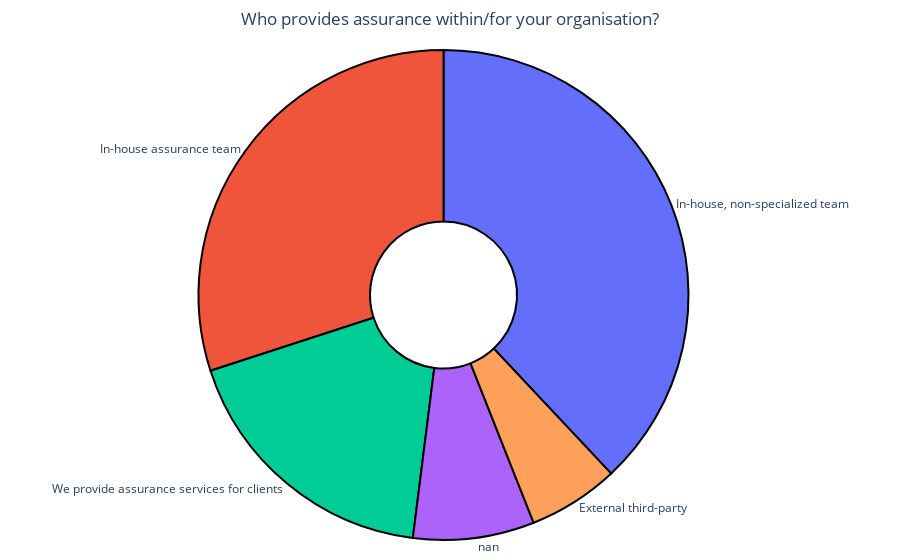

Notebook cell for this chart:
### Markdown cell above
When it comes to ethical principles, although most respondents did report to consider them during assurance, they did not necessary implement the relevant assurance mechanisms.
For example:
- 8 (out of 20) respondents who consider 'Explainability' when assuring, do not currently implement a Stakeholder Feedback System
- 6 (out of 34) respondents who consider 'Data Quality' when assuring, did not select Data Quality Checks

### Code cell
plot_pie_chart(df, 'Assurance_experience', title="Who provides assurance within/for your organisation?")

### Figure 1 — Plotly figure (JSON) as saved in the notebook; plotly's stock layout.template omitted (floating-point values rounded to 4 significant figures)
{"data": [{"domain": {"x": [0, 1], "y": [0, 1]}, "hole": 0.3, "hovertemplate": "Assurance_experience=%{label}<br>count=%{value}<extra></extra>", "labels": ["In-house, non-specialized team", "In-house assurance team", "We provide assurance services for clients", "nan", "External third-party"], "legendgroup": "", "marker": {"line": {"color": "#000000", "width": 2}}, "name": "", "pull": [0, 0, 0, 0, 0], "showlegend": false, "textfont": {"size": 12}, "textinfo": "label", "textposition": "outside", "type": "pie", "values": [19, 15, 9, 4, 3]}], "layout": {"legend": {"tracegroupgap": 0}, "margin": {"b": 0, "l": 0, "r": 0, "t": 50}, "title": {"text": "Who provides assurance within/for your organisation?", "x": 0.5}}}
